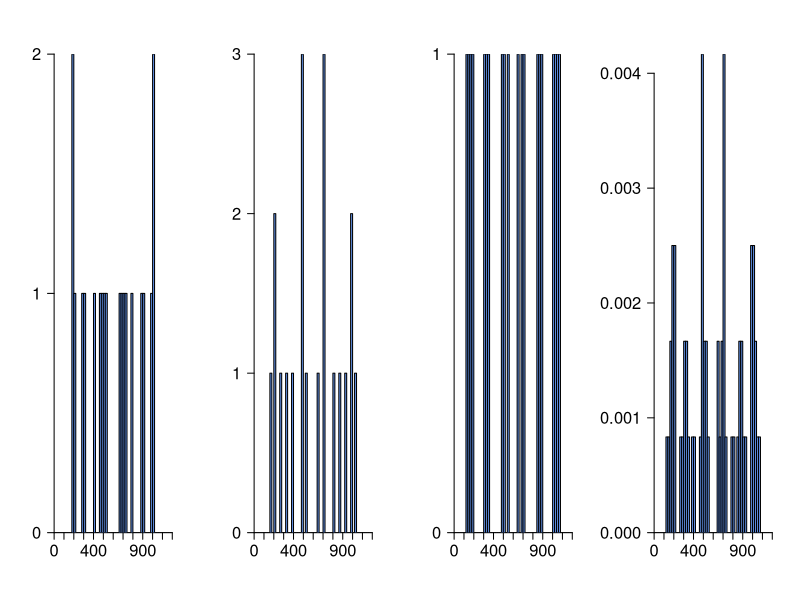
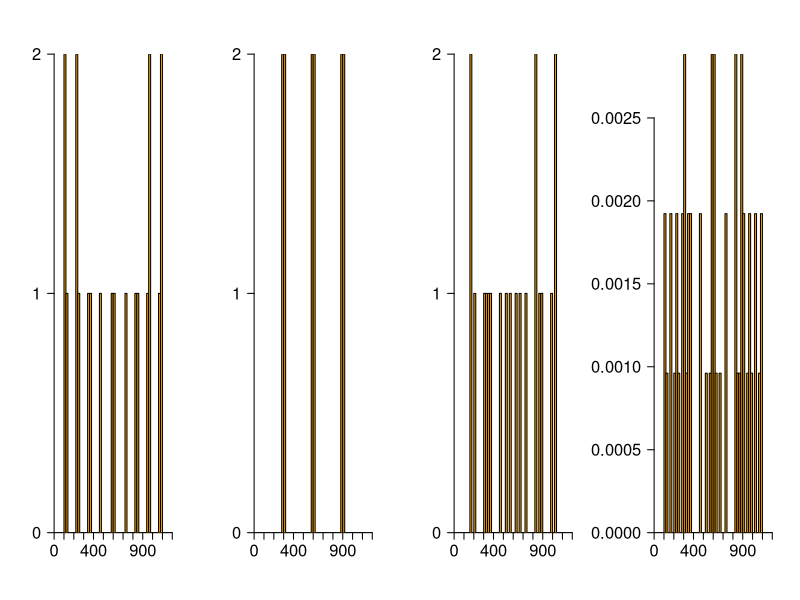
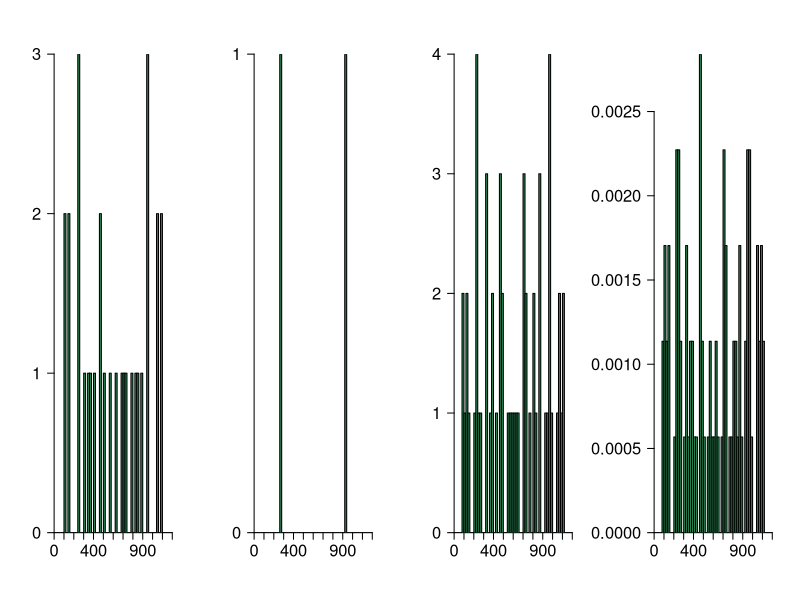
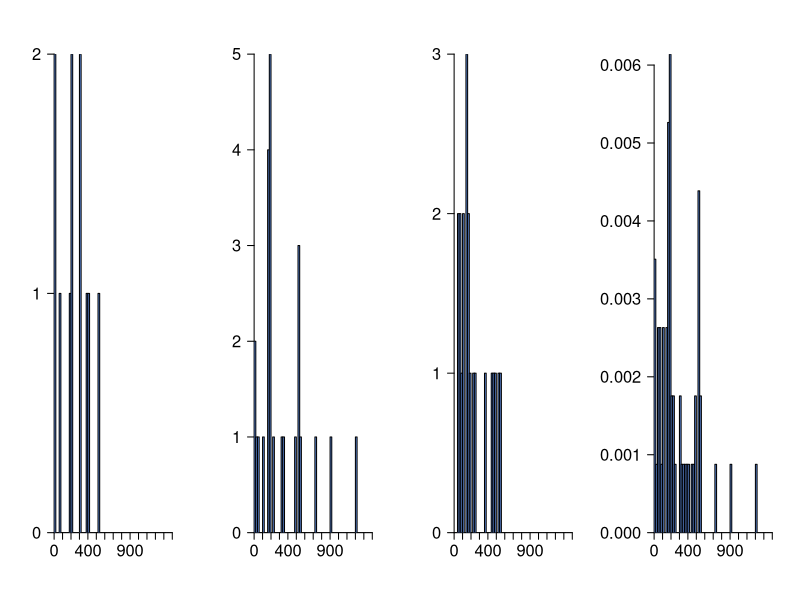
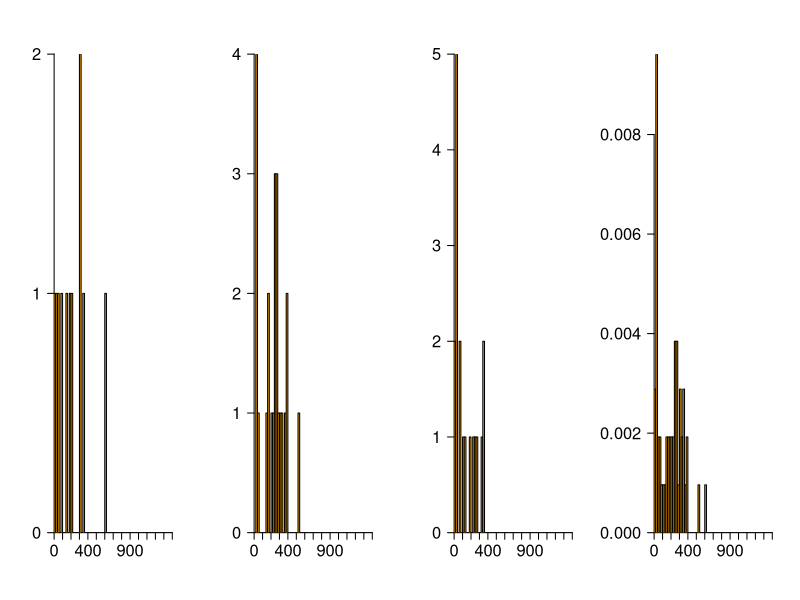
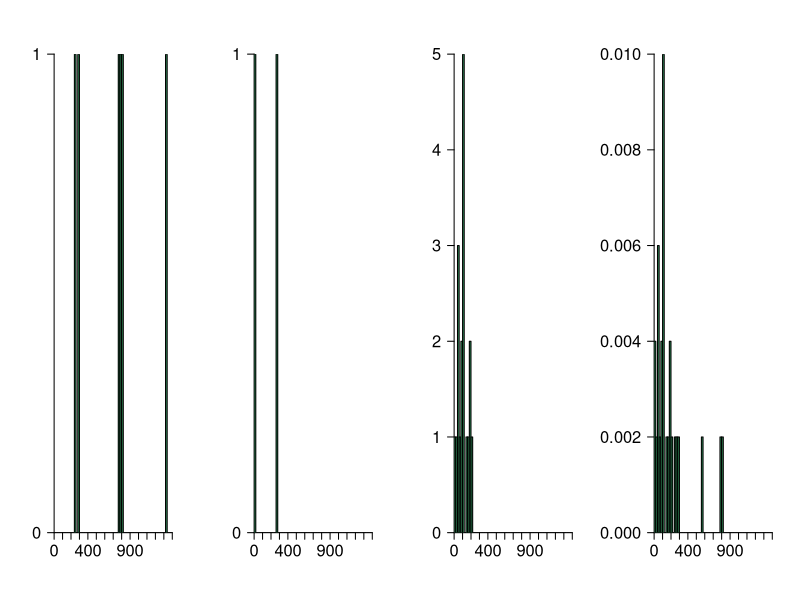

Write the R code that produced these figures, in order.
#directry
setwd("/Users/Shared/Relocated Items/Security/Works/Comp Music Lab/Master project/Data for R")
#read files
par(mfrow=c(1,4))
Int_tarsos<-read.csv("9 Interval_tarsos_new.csv",header=T)
Int_note<-read.csv("9 Interval_note_new.csv",header=T)

#Interval within scale (Tarsos)
#human music
hist(Int_tarsos[,1],breaks=seq(0,1200,20),xlab="Interval size (cents)",col="cornflowerblue",las=1,
     xaxs="i",yaxs="i",las=1,las=1,main="Interval size",xaxp=c(0, 1200, 12),cex.axis=1.5,ann = F)
hist(Int_tarsos[,2],breaks=seq(0,1200,20),xlab="Interval size (cents)",col="cornflowerblue",las=1,
     xaxs="i",yaxs="i",las=1,las=1,main="Interval size",xaxp=c(0, 1200, 12),cex.axis=1.5,ann = F)
hist(Int_tarsos[,3],breaks=seq(0,1200,20),xlab="Interval size (cents)",col="cornflowerblue",las=1,
     xaxs="i",yaxs="i",las=1,las=1,main="Interval size",xaxp=c(0, 1200, 12),cex.axis=1.5,ann = F)
hist(freq = FALSE, Int_tarsos[,4],breaks=seq(0,1200,20),xlab="Interval size (cents)",col="cornflowerblue",las=1,
     xaxs="i",yaxs="i",las=1,las=1,main="Interval size",xaxp=c(0, 1200, 12),cex.axis=1.5,ann = F)

#speech
hist(Int_tarsos[,5],breaks=seq(0,1200,20),xlab="Interval size (cents)",col="orange",las=1,
     xaxs="i",yaxs="i",las=1,las=1,main="Interval size",xaxp=c(0, 1200, 12),cex.axis=1.5,ann = F)
hist(Int_tarsos[,6],breaks=seq(0,1200,20),xlab="Interval size (cents)",col="orange",las=1,
     xaxs="i",yaxs="i",las=1,las=1,main="Interval size",xaxp=c(0, 1200, 12),cex.axis=1.5,ann = F)
hist(Int_tarsos[,7],breaks=seq(0,1200,20),xlab="Interval size (cents)",col="orange",las=1,
     xaxs="i",yaxs="i",las=1,las=1,main="Interval size",xaxp=c(0, 1200, 12),cex.axis=1.5,ann = F)
hist(freq = FALSE,Int_tarsos[,8],breaks=seq(0,1200,20),xlab="Interval size (cents)",col="orange",las=1,
     xaxs="i",yaxs="i",las=1,las=1,main="Interval size",xaxp=c(0, 1200, 12),cex.axis=1.5,ann = F)


#birds
hist(Int_tarsos[,9],breaks=seq(0,1200,20),xlab="Interval size (cents)",col="seagreen",las=1,
     xaxs="i",yaxs="i",las=1,las=1,main="Interval size",xaxp=c(0, 1200, 12),cex.axis=1.5,ann = F)
hist(Int_tarsos[,10],breaks=seq(0,1200,20),xlab="Interval size (cents)",col="seagreen",las=1,
     xaxs="i",yaxs="i",las=1,las=1,main="Interval size",xaxp=c(0, 1200, 12),cex.axis=1.5,ann = F)
hist(Int_tarsos[,11],breaks=seq(0,1200,20),xlab="Interval size (cents)",col="seagreen",las=1,
     xaxs="i",yaxs="i",las=1,las=1,main="Interval size",xaxp=c(0, 1200, 12),cex.axis=1.5,ann = F)
hist(freq = FALSE,Int_tarsos[,12],breaks=seq(0,1200,20),xlab="Interval size (cents)",col="seagreen",las=1,
     xaxs="i",yaxs="i",las=1,las=1,main="Interval size",xaxp=c(0, 1200, 12),cex.axis=1.5,ann = F)

#Melodic interval
#human music
hist(Int_note[,1],breaks=seq(0,1400, 20),xlab="Interval size (cents)",col="cornflowerblue",las=1,
     xaxs="i",yaxs="i",las=1,main="Interval size",xaxp=c(0,1400,14),cex.axis=1.5,ann = F)
hist(Int_note[,2],breaks=seq(0,1400, 20),xlab="Interval size (cents)",col="cornflowerblue",las=1,
     xaxs="i",yaxs="i",las=1,main="Interval size",xaxp=c(0,1400,14),cex.axis=1.5,ann = F)
hist(Int_note[,3],breaks=seq(0,1400, 20),xlab="Interval size (cents)",col="cornflowerblue",las=1,
     xaxs="i",yaxs="i",las=1,main="Interval size",xaxp=c(0,1400,14),cex.axis=1.5,ann = F)
hist(freq = FALSE, Int_note[,4],breaks=seq(0,1400, 20),xlab="Interval size (cents)",col="cornflowerblue",las=1,
     xaxs="i",yaxs="i",las=1,main="Interval size",xaxp=c(0,1400,14),cex.axis=1.5,ann = F)

#speech
hist(Int_note[,5],breaks=seq(0,1400, 20),xlab="Interval size (cents)",col="orange",las=1,
     xaxs="i",yaxs="i",las=1,las=1,main="Interval size",xaxp=c(0,1400,14),cex.axis=1.5,ann = F)
hist(Int_note[,6],breaks=seq(0,1400, 20),xlab="Interval size (cents)",col="orange",las=1,
     xaxs="i",yaxs="i",las=1,las=1,main="Interval size",xaxp=c(0,1400,14),cex.axis=1.5,ann = F)
hist(Int_note[,7],breaks=seq(0,1400, 20),xlab="Interval size (cents)",col="orange",las=1,
     xaxs="i",yaxs="i",las=1,las=1,main="Interval size",xaxp=c(0,1400,14),cex.axis=1.5,ann = F)
hist(freq = FALSE,Int_note[,8],breaks=seq(0,1400,20),xlab="Interval size (cents)",col="orange",las=1,
     xaxs="i",yaxs="i",las=1,las=1,main="Interval size",xaxp=c(0,1400,14),cex.axis=1.5,ann = F)


#birds
hist(Int_note[,9],breaks=seq(0,1400, 20),xlab="Interval size (cents)",col="seagreen",las=1,
     xaxs="i",yaxs="i",las=1,las=1,main="Interval size",xaxp=c(0,1400,14),cex.axis=1.5,ann = F)
hist(Int_note[,10],breaks=seq(0,1400, 20),xlab="Interval size (cents)",col="seagreen",las=1,
     xaxs="i",yaxs="i",las=1,las=1,main="Interval size",xaxp=c(0,1400,14),cex.axis=1.5,ann = F)
hist(Int_note[,11],breaks=seq(0,1400, 20),xlab="Interval size (cents)",col="seagreen",las=1,
     xaxs="i",yaxs="i",las=1,las=1,main="Interval size",xaxp=c(0,1400,14),cex.axis=1.5,ann = F)
hist(freq = FALSE, Int_note[,12],breaks=seq(0,1400, 20),xlab="Interval size (cents)",col="seagreen",las=1,
     xaxs="i",yaxs="i",las=1,las=1,main="Interval size",xaxp=c(0,1400,14),cex.axis=1.5,ann = F)


